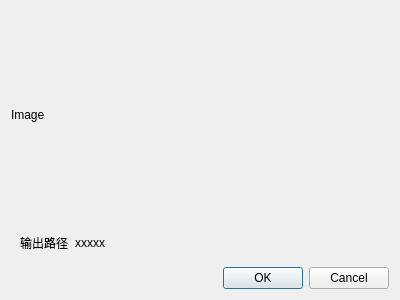
<?xml version="1.0" encoding="UTF-8"?>
<ui version="4.0">
 <class>Dialog</class>
 <widget class="QDialog" name="Dialog">
  <property name="geometry">
   <rect>
    <x>0</x>
    <y>0</y>
    <width>400</width>
    <height>300</height>
   </rect>
  </property>
  <property name="windowTitle">
   <string>确认裁剪图像</string>
  </property>
  <layout class="QVBoxLayout" name="verticalLayout">
   <item>
    <widget class="QLabel" name="image">
     <property name="text">
      <string>Image</string>
     </property>
    </widget>
   </item>
   <item>
    <widget class="QFrame" name="">
     <property name="sizePolicy">
      <sizepolicy hsizetype="Preferred" vsizetype="Fixed">
       <horstretch>0</horstretch>
       <verstretch>0</verstretch>
      </sizepolicy>
     </property>
     <layout class="QHBoxLayout" name="horizontalLayout">
      <item>
       <widget class="QLabel" name="label_2">
        <property name="sizePolicy">
         <sizepolicy hsizetype="Fixed" vsizetype="Fixed">
          <horstretch>0</horstretch>
          <verstretch>0</verstretch>
         </sizepolicy>
        </property>
        <property name="text">
         <string>输出路径</string>
        </property>
       </widget>
      </item>
      <item>
       <widget class="QLabel" name="output_path">
        <property name="sizePolicy">
         <sizepolicy hsizetype="Preferred" vsizetype="Fixed">
          <horstretch>0</horstretch>
          <verstretch>0</verstretch>
         </sizepolicy>
        </property>
        <property name="text">
         <string>xxxxx</string>
        </property>
       </widget>
      </item>
     </layout>
    </widget>
   </item>
   <item>
    <widget class="QDialogButtonBox" name="buttonBox">
     <property name="orientation">
      <enum>Qt::Horizontal</enum>
     </property>
     <property name="standardButtons">
      <set>QDialogButtonBox::Cancel|QDialogButtonBox::Ok</set>
     </property>
    </widget>
   </item>
  </layout>
 </widget>
 <resources/>
 <connections>
  <connection>
   <sender>buttonBox</sender>
   <signal>accepted()</signal>
   <receiver>Dialog</receiver>
   <slot>accept()</slot>
   <hints>
    <hint type="sourcelabel">
     <x>248</x>
     <y>254</y>
    </hint>
    <hint type="destinationlabel">
     <x>157</x>
     <y>274</y>
    </hint>
   </hints>
  </connection>
  <connection>
   <sender>buttonBox</sender>
   <signal>rejected()</signal>
   <receiver>Dialog</receiver>
   <slot>reject()</slot>
   <hints>
    <hint type="sourcelabel">
     <x>316</x>
     <y>260</y>
    </hint>
    <hint type="destinationlabel">
     <x>286</x>
     <y>274</y>
    </hint>
   </hints>
  </connection>
 </connections>
</ui>
